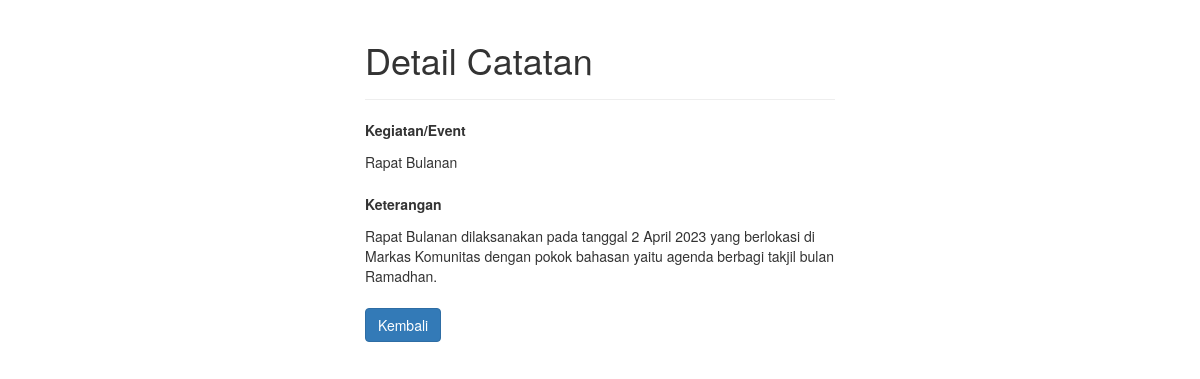
Screenshot of /log_kegiatan/aksi.php?id=1 with the database file from the repository.
### tables this page shows
CREATE TABLE `tb_log` (
  `id` int(10) NOT NULL,
  `nama` varchar(50) NOT NULL,
  `keterangan` varchar(255) NOT NULL
);

### log_kegiatan/aksi.php (the view, shortened to what this page needs)
<?php
if (isset($_GET["id"]) && !empty(trim($_GET["id"]))) {
    require_once "koneksi.php";
    $sql = "SELECT * FROM tb_log WHERE id = ?";
    if ($stmt = mysqli_prepare($link, $sql)) {
        mysqli_stmt_bind_param($stmt, "i", $param_id);
        if (mysqli_stmt_execute($stmt)) {
            $result = mysqli_stmt_get_result($stmt);
            if (mysqli_num_rows($result) == 1) {
                $row = mysqli_fetch_array($result, MYSQLI_ASSOC);
                $nama = $row["nama"];
                $keterangan = $row["keterangan"];
            } else {
                header("location: ../error.php");
                exit();
            }
        } else {
            echo "Ups! Ada yang tidak beres. Silahkan coba lagi nanti.";
        }
    }
} else {
    header("location: ../error.php");
    exit();
}
?>
<!DOCTYPE html>
<html lang="en">
<head>
    <link rel="stylesheet" href="https://maxcdn.bootstrapcdn.com/bootstrap/3.3.7/css/bootstrap.css">
</head>
<body>
    <div class="wrapper">
        <div class="container-fluid">
            <div class="row">
                <div class="col-md-12">
                    <div class="page-header">
                        <h1>Detail Catatan</h1>
                    </div>
                    <div class="form-group">
                        <label>Kegiatan/Event</label>
                        <p class="form-control-static"><?php echo $nama; ?></p>
                    </div>
                    <div class="form-group">
                        <label>Keterangan</label>
                        <p class="form-control-static"><?php echo $keterangan; ?></p>
                    </div>
                    <p><a href="index.php" class="btn btn-primary">Kembali</a></p>
                </div>
            </div>
        </div>
    </div>
</body>
</html>

### log_kegiatan/aksi.php (style rules this page uses)
.wrapper { width: 500px; margin: 0 auto; }

### rows the page displays
tb_log: nama "Rapat Bulanan", keterangan "Rapat Bulanan dilaksanakan pada tanggal 2 April 2023 yang berlokasi di Markas Komunitas dengan pokok bahasan yaitu agenda berbagi takjil bulan Ramadhan."
